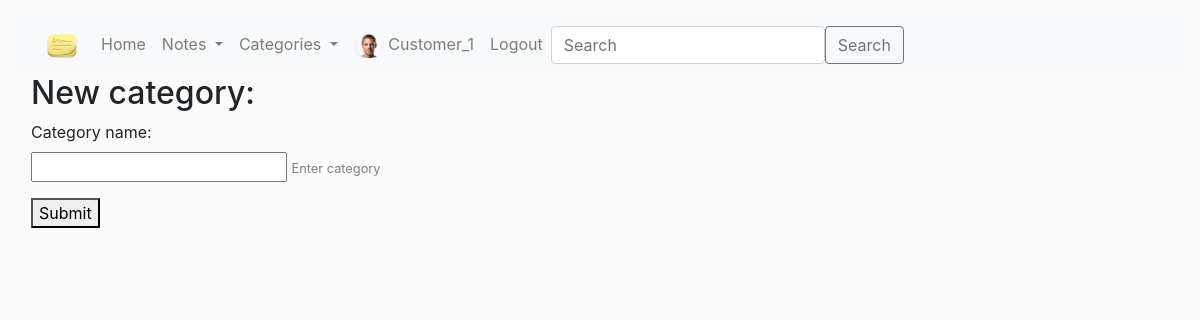
/category/new/ (signed in), run on the app's committed database.
### FFS_app/models.py (models this page shows)
class User(AbstractUser):
    image = models.ImageField(null=True, blank=True)

### FFS_app/views.py (the view, shortened to what this page needs)
# urls.py: path('category/new/', views.CategoryCreateView.as_view(), name='category-new'),
class CategoryCreateView(LoginRequiredMixin, CreateView):
    model = Category
    fields = ['name']
    success_url = "/categories"
    template_name = 'category_form.html'

### templates/category_form.html (shortened to what this page needs)
{% extends 'base.html' %}
{% block content %}
  <h2>New category:</h2>
  <form method="post" enctype="multipart/form-data">
    {% for field in form %}
      <p>
        {{ field.label_tag }}<br>
        {{ field }}
        {% if field.help_text %}
          <small style="color: grey">{{ field.help_text }}</small>
        {% endif %}
      </p>
    {% endfor %}
    <button type="submit">Submit</button>
  </form>
{% endblock %}

### templates/base.html (shortened to what this page needs)
<!DOCTYPE html>
<html lang="en">
<head>
  <link rel="stylesheet" href="https://stackpath.bootstrapcdn.com/bootstrap/4.1.3/css/bootstrap.min.css">
  {% load static %}
  <link rel="stylesheet" href="{% static '/css/styles.css' %}">
</head>
<body>
    {% block navbar %}
    <nav class="navbar navbar-expand-lg navbar-light bg-light">
      <div class="container-fluid">
        <a class="navbar-brand" href="{% url 'home' %}">
            <img src="{% static '/img/stickies.png' %}" alt="" width="30" height="24">
        </a>
        <div class="collapse navbar-collapse" id="navbarSupportedContent">
          <ul class="navbar-nav me-auto mb-2 mb-lg-0">
            <li class="nav-item">
              <a class="nav-link" aria-current="page" href="{% url 'home' %}">Home</a>
            </li>
            <li class="nav-item dropdown">
              <a class="nav-link dropdown-toggle" href="#" id="navbarDropdownMenuLink" role="button" data-bs-toggle="dropdown" aria-expanded="false">
                Notes
              </a>
            </li>
            <li class="nav-item dropdown">
              <a class="nav-link dropdown-toggle" href="#" id="navbarDropdownMenuLink2" role="button" data-bs-toggle="dropdown" aria-expanded="false">
                Categories
              </a>
            </li>
            {% if user.is_authenticated %}
            {% if user.image %}
            <li class="nav-item">
              <a class="nav-link" href="{% url 'user_profile' %}">
                <img class="rounded-circle account-img" src="{{ user.image.url }}" alt="" width="30" height="24">
                {{ user.get_username }}
              </a>
            </li>
            {% endif %}
            <li class="nav-item"><a class="nav-link" href="{% url 'logout'%}">Logout</a></li>
            {% else %}
            <li class="nav-item"><a class="nav-link" href="{% url 'login'%}">Log in</a></li>
            <li class="nav-item"><a class="nav-link" href="{% url 'sign-up'%}">Sign up</a></li>
            {% endif %}
          </ul>
          <form action="{% url 'search'%}" method="get" class="d-flex">
            <input name="query" class="form-control me-2" type="search" placeholder="Search" aria-label="Search">
            <button class="btn btn-outline-secondary" type="submit">Search</button>
          </form>
        </div>
      </div>
    </nav>
    {% endblock %}
    <div class="col-sm-10 ">
        {% block content %}
        {% endblock %}
    </div>
</body>
</html>

### static/css/styles.css (style rules this page uses)
body { background-color: #fbfbfb; padding: 1rem; }

### data on the page
User: image (picture), get_username "Customer_1"

### other printed values
{{ field.label_tag }} "Category name:"
{{ field.help_text }} "Enter category"
